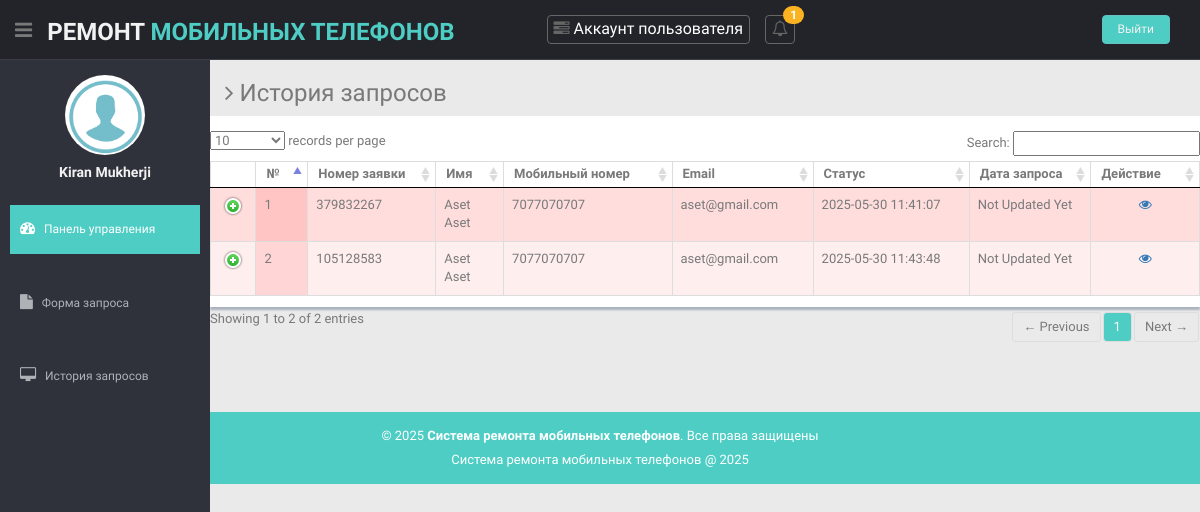
/user/pending-request.php (signed in), run on the app's committed database.
### tables this page shows
CREATE TABLE IF NOT EXISTS `tbluser` (
  `ID` int NOT NULL AUTO_INCREMENT,
  `FirstName` varchar(200) DEFAULT NULL,
  `LastName` varchar(200) DEFAULT NULL,
  `MobileNumber` bigint DEFAULT NULL,
  `Email` varchar(200) DEFAULT NULL,
  `Password` varchar(200) DEFAULT NULL,
  `RegDate` timestamp NULL DEFAULT CURRENT_TIMESTAMP,
  PRIMARY KEY (`ID`)
);

CREATE TABLE IF NOT EXISTS `tblrequest` (
  `ID` int NOT NULL AUTO_INCREMENT,
  `UserID` int DEFAULT NULL,
  `ServiceNumber` varchar(10) DEFAULT NULL,
  `BrandName` varchar(50) DEFAULT NULL,
  `ACtype` varchar(100) DEFAULT NULL,
  `ACcapcity` varchar(50) DEFAULT NULL,
  `Problem` varchar(200) DEFAULT NULL,
  `ProblemDesc` mediumtext,
  `Address` varchar(200) DEFAULT NULL,
  `DateofService` varchar(200) DEFAULT NULL,
  `SuitableTime` varchar(200) DEFAULT NULL,
  `ReqDate` timestamp NULL DEFAULT CURRENT_TIMESTAMP,
  `Status` varchar(50) DEFAULT NULL,
  `AssignTo` varchar(120) DEFAULT NULL,
  `Remark` varchar(200) DEFAULT NULL,
  `ServiceCharge` decimal(10,2) DEFAULT NULL,
  `PartCharge` decimal(10,2) DEFAULT NULL,
  `OtherCharge` decimal(10,2) DEFAULT NULL,
  `ResponseDate` timestamp NULL DEFAULT NULL ON UPDATE CURRENT_TIMESTAMP,
  PRIMARY KEY (`ID`),
  KEY `ServiceNumber` (`ServiceNumber`)
);

### user/pending-request.php (the view, shortened to what this page needs)
<?php
include('includes/dbconnection.php');
if (strlen($_SESSION['acrsuid']==0)) {
  header('location:logout.php');
  } else{
?>
<!DOCTYPE html>
<html lang="en">
<head>
  <link href="../lib/bootstrap/css/bootstrap.min.css" rel="stylesheet">
  <link href="../lib/font-awesome/css/font-awesome.css" rel="stylesheet" />
  <link href="../lib/advanced-datatable/css/demo_page.css" rel="stylesheet" />
  <link href="../lib/advanced-datatable/css/demo_table.css" rel="stylesheet" />
  <link rel="stylesheet" href="../lib/advanced-datatable/css/DT_bootstrap.css" />
  <link href="../css/style.css" rel="stylesheet">
  <link href="../css/style-responsive.css" rel="stylesheet">
</head>
<body>
  <section id="container">
   <?php include_once('includes/header.php');?>
  <?php include_once('includes/sidebar.php');?>
    <section id="main-content">
      <section class="wrapper">
        <h3><i class="fa fa-angle-right"></i> История запросов</h3>
        <div class="row mb">
          <div class="content-panel">
            <div class="adv-table">
              <table cellpadding="0" cellspacing="0" border="0" class="display table table-bordered" id="hidden-table-info">
                <thead>
                  <tr>
                    <th>№</th>
                    <th>Номер заявки</th>
                    <th>Имя</th>
                    <th>Мобильный номер</th>
                    <th>Email</th>
                    <th>Статус</th>
                    <th>Дата запроса</th>
                    <th>Действие</th>
                  </tr>
                </thead>
                <tbody>
                  <?php
$ret=mysqli_query($con,"select tbluser.*,tblrequest.* from tblrequest join tbluser on tbluser.ID=tblrequest.UserID && Status is null");
$cnt=1;
while ($row=mysqli_fetch_array($ret)) {
?>
                  <tr class="gradeX">
                    <td><?php echo $cnt;?></td>
                    <td><?php  echo $row['ServiceNumber'];?></td>
                    <td><?php  echo $row['FirstName'];?> <?php  echo $row['LastName'];?></td>
                    <td><?php  echo $row['MobileNumber'];?></td>
                    <td><?php  echo $row['Email'];?></td>
                    <td class="hidden-phone"><?php  echo $row['ReqDate'];?></td>
                    <?php if($row['Status']==""){ ?>
                     <td><?php echo "Not Updated Yet"; ?></td>
<?php } else { ?>                  <td><?php  echo htmlentities($row['Status']);?>
                  </td>
                  <?php } ?>
                    <td class="center hidden-phone"><a href="view-service-detail.php?viewid=<?php echo htmlentities ($row['ServiceNumber']);?>"><i class="fa fa-eye" aria-hidden="true"></i></a></td>
                  </tr>
                  <?php
$cnt=$cnt+1;
}?>
                </tbody>
              </table>
            </div>
          </div>
        </div>
      </section>
    </section>
<?php include_once('includes/footer.php');?>
  </section>
</body>
</html>
<?php  } ?>

### user/includes/sidebar.php (shortened to what this page needs)
<aside>
      <div id="sidebar" class="nav-collapse ">
        <ul class="sidebar-menu" id="nav-accordion">
          <p class="centered"><a href="profile.php"><img src="images/images.png" class="img-circle" width="80"></a></p>
          <?php
$uid=$_SESSION['acrsuid'];
$ret=mysqli_query($con,"select * from tbluser where ID='$uid'");
while ($row=mysqli_fetch_array($ret)) {
?>
          <h5 class="centered"><?php  echo $row['FirstName'];?> <?php  echo $row['LastName'];?></h5><?php } ?>
            <li class="mt">
            <a class="active" href="dashboard.php">
              <i class="fa fa-dashboard"></i>
              <span>Панель управления</span>
              </a>
            </li>
            <li class="mt">
            <a href="requets-form.php">
              <i class="fa fa-file"></i>
              <span>Форма запроса</span>
              </a>
            </li>
            <li class="mt">
            <a href="requets-history.php">
              <i class="fa fa-desktop"></i>
              <span>История запросов</span>
              </a>
            </li>
        </ul>
      </div>
    </aside>

### css/style.css (style rules this page uses)
body { color: #797979; background: #eaeaea; font-family: 'Ruda', sans-serif; padding: 0px !important; margin: 0px !important; font-size:13px; }
ul li { list-style: none; }
a, a:hover, a:focus { text-decoration: none; outline: none; }
#container { width: 100%; height: 100%; }
.centered { text-align: center; }
.mt { margin-top: 25px; }
.mb { margin-bottom: 25px; }
#sidebar { width: 210px; height: 100%; position: fixed; background: #2f323a; }
#sidebar h5 { color: #f2f2f2; font-weight: 700; }
#sidebar ul li { position: relative; }
ul.sidebar-menu , ul.sidebar-menu li ul.sub { margin: -2px 0 0; padding: 0; }
ul.sidebar-menu { margin-top: 75px; }
ul.sidebar-menu li { margin-bottom: 5px; margin-left:10px; margin-right:10px; }
ul.sidebar-menu li a span { display: inline-block; }
ul.sidebar-menu li a { color: #aeb2b7; text-decoration: none; display: block; padding: 15px 0 15px 10px; font-size: 12px; outline: none; -webkit-transition: all 0.3s ease; -moz-transition: all 0.3s ease; -o-transition: all 0.3s ease; -ms-transition: all 0.3s ease; transition: all 0.3s ease; }
ul.sidebar-menu li a.active, ul.sidebar-menu li a:hover, ul.sidebar-menu li a:focus { background: #4ECDC4; color: #fff; display: block; -webkit-transition: all 0.3s ease; -moz-transition: all 0.3s ease; -o-transition: all 0.3s ease; -ms-transition: all 0.3s ease; transition: all 0.3s ease; }
ul.sidebar-menu li a i { font-size: 15px; padding-right: 6px; }
ul.sidebar-menu li a.active i { color: #fff; }
#main-content { margin-left: 210px; }
.wrapper { display: inline-block; margin-top: 60px; padding-left: 15px; padding-right: 15px; padding-bottom: 15px; padding-top: 0px; width: 100%; }
.content-panel { background: #ffffff; box-shadow: 0px 3px 2px #aab2bd; padding-top: 15px; padding-bottom: 5px; }

### data on the page
tbluser: FirstName "Kiran", LastName "Mukherji"
tblrequest: ServiceNumber "379832267", UserID.FirstName "Aset", UserID.LastName "Aset", UserID.MobileNumber "7077070707", UserID.Email "aset@gmail.com", ReqDate "2025-05-30 11:41:07", shows "Not Updated Yet"
tblrequest: ServiceNumber "105128583", UserID.FirstName "Aset", UserID.LastName "Aset", UserID.MobileNumber "7077070707", UserID.Email "aset@gmail.com", ReqDate "2025-05-30 11:43:48", shows "Not Updated Yet"

### other printed values
$num "1"
